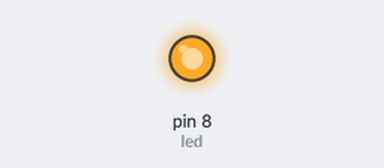
The sketch below on a simulated Arduino Uno, built with avr-gcc and run on an emulated ATmega328P. Shown: output pins drawn as LEDs (lit = HIGH).

Above: at 2.5 s.
At 7.5 s:
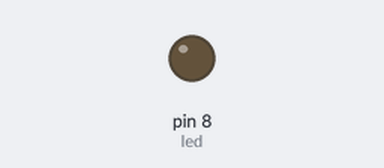
Timing chart, 0 to 13.0 s (numbered marks = the images above):
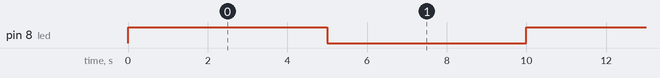

The sketch:

sketch_feb06a.ino
```cpp
int led = 8;
int k = 0;


void setup() {
  // put your setup code here, to run once:
  pinMode (led, OUTPUT);

}

void loop() {
  // put your main code here, to run repeatedly:
  digitalWrite(led,HIGH);
  delay(5000);
  digitalWrite(led, LOW);
  delay(5000);


}
```

Measured:
- by itself, pin 8 (led): alternates HIGH for 5.0 s and LOW for 5.0 s
